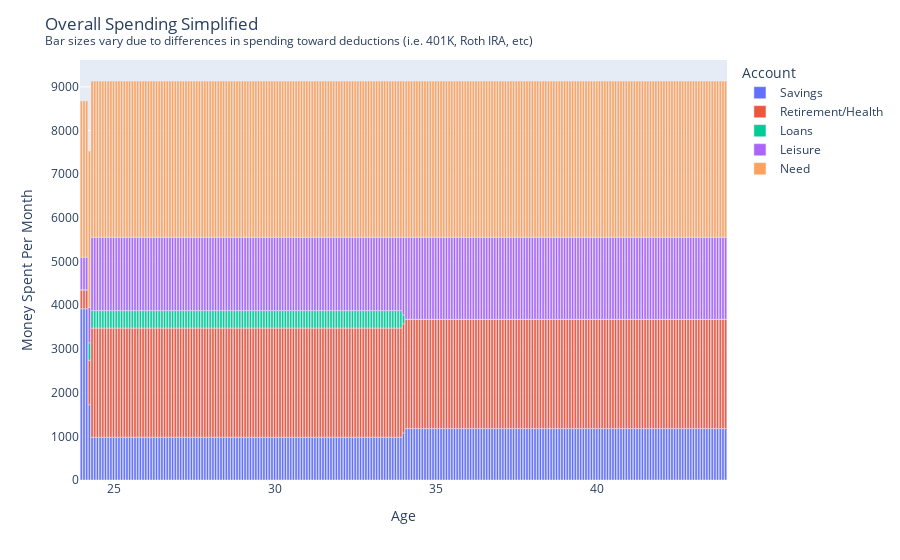

Notebook cell for this chart:
### Code cell
# Extract the required columns
plot_dat = results['Simplified Spending'].with_columns((pl.col("Years") + current_age).alias("Age")).drop("Years").filter(pl.col("Age") < current_age+look_ahead_years)

# Plot each account value over the years
fig = px.bar(plot_dat.melt(id_vars="Age").rename(mapping={"variable" : "Account"}), x="Age", y="value", color='Account')

# Update layout and show the plot
fig.update_layout(title = "Overall Spending Simplified <br><sup>Bar sizes vary due to differences in spending toward deductions (i.e. 401K, Roth IRA, etc)</sup>", xaxis_title='Age', yaxis_title='Money Spent Per Month')
fig.show()

### Figure 1 — Plotly figure (JSON) as saved in the notebook; plotly's stock layout.template omitted (floating-point values rounded to 4 significant figures; data arrays with more than 128 entries replaced by an {"elided": "..."} marker saying what was removed)
{"data": [{"alignmentgroup": "True", "hovertemplate": "Account=Savings<br>Age=%{x}<br>value=%{y}<extra></extra>", "legendgroup": "Savings", "marker": {"color": "#636efa", "pattern": {"shape": ""}}, "name": "Savings", "offsetgroup": "Savings", "orientation": "v", "showlegend": true, "textposition": "auto", "type": "bar", "x": {"elided": "241 float values"}, "xaxis": "x", "y": {"elided": "241 float values"}, "yaxis": "y"}, {"alignmentgroup": "True", "hovertemplate": "Account=Retirement/Health<br>Age=%{x}<br>value=%{y}<extra></extra>", "legendgroup": "Retirement/Health", "marker": {"color": "#EF553B", "pattern": {"shape": ""}}, "name": "Retirement/Health", "offsetgroup": "Retirement/Health", "orientation": "v", "showlegend": true, "textposition": "auto", "type": "bar", "x": {"elided": "241 float values"}, "xaxis": "x", "y": {"elided": "241 float values"}, "yaxis": "y"}, {"alignmentgroup": "True", "hovertemplate": "Account=Loans<br>Age=%{x}<br>value=%{y}<extra></extra>", "legendgroup": "Loans", "marker": {"color": "#00cc96", "pattern": {"shape": ""}}, "name": "Loans", "offsetgroup": "Loans", "orientation": "v", "showlegend": true, "textposition": "auto", "type": "bar", "x": {"elided": "241 float values"}, "xaxis": "x", "y": {"elided": "241 float values"}, "yaxis": "y"}, {"alignmentgroup": "True", "hovertemplate": "Account=Leisure<br>Age=%{x}<br>value=%{y}<extra></extra>", "legendgroup": "Leisure", "marker": {"color": "#ab63fa", "pattern": {"shape": ""}}, "name": "Leisure", "offsetgroup": "Leisure", "orientation": "v", "showlegend": true, "textposition": "auto", "type": "bar", "x": {"elided": "241 float values"}, "xaxis": "x", "y": {"elided": "241 float values"}, "yaxis": "y"}, {"alignmentgroup": "True", "hovertemplate": "Account=Need<br>Age=%{x}<br>value=%{y}<extra></extra>", "legendgroup": "Need", "marker": {"color": "#FFA15A", "pattern": {"shape": ""}}, "name": "Need", "offsetgroup": "Need", "orientation": "v", "showlegend": true, "textposition": "auto", "type": "bar", "x": {"elided": "241 float values"}, "xaxis": "x", "y": {"elided": "241 float values"}, "yaxis": "y"}], "layout": {"barmode": "relative", "legend": {"title": {"text": "Account"}, "tracegroupgap": 0}, "margin": {"t": 60}, "title": {"text": "Overall Spending Simplified <br><sup>Bar sizes vary due to differences in spending toward deductions (i.e. 401K, Roth IRA, etc)</sup>"}, "xaxis": {"anchor": "y", "domain": [0, 1], "title": {"text": "Age"}}, "yaxis": {"anchor": "x", "domain": [0, 1], "title": {"text": "Money Spent Per Month"}}}}
